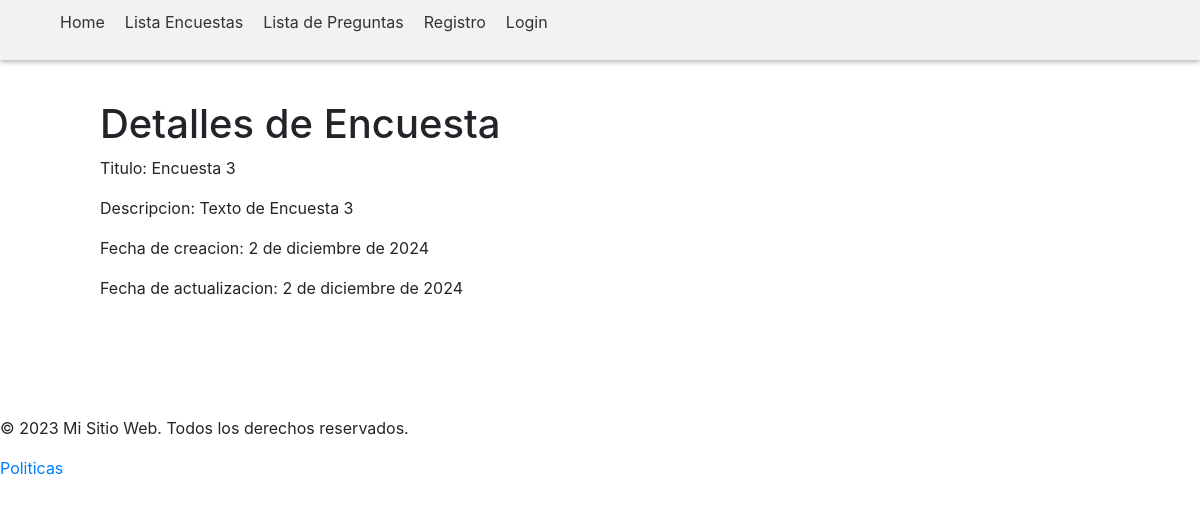
Before: /encuesta/detalle/3 with the older database file.
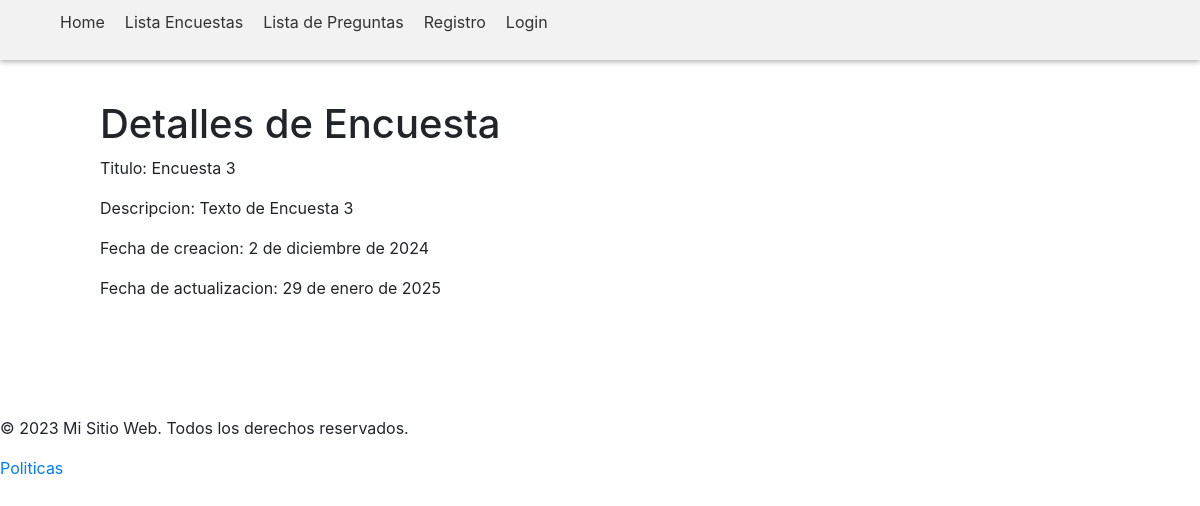
After: the same page with the newer database file.
### encuesta/models.py (models this page shows, shortened)
class Encuesta(models.Model):
    titulo = models.CharField(verbose_name="Título",max_length=100)
    descripcion = models.TextField(verbose_name="Descripción")
    fecha_creacion = models.DateField(verbose_name="Fecha de creación", auto_now_add=True)
    fecha_actualizacion = models.DateField(verbose_name="Fecha de actualización", auto_now=True)
    class Meta:
        verbose_name = "Encuesta"
        verbose_name_plural = "Encuestas"

### encuesta/views.py (the view)
# urls.py: path('detalle/<int:pk>', DetalleEncuesta.as_view(), name='detalle_encuesta'),
class DetalleEncuesta(DetailView):
    model = Encuesta
    template_name = 'encuesta/detalle_encuesta.html'
    context_object_name = 'encuesta'

### templates/encuesta/detalle_encuesta.html (shortened to what this page needs)
{% extends 'base.html' %}
{% block content %}
<h1>Detalles de Encuesta</h1>
<p>Titulo: {{ encuesta.titulo }}</p>
<p>Descripcion: {{ encuesta.descripcion }}</p>
<p>Fecha de creacion: {{ encuesta.fecha_creacion }}</p>
<p>Fecha de actualizacion: {{ encuesta.fecha_actualizacion }}</p>
{% endblock %}

Changed rows visible on the page:
changed Encuesta "Encuesta 3": fecha_actualizacion "2 de diciembre de 2024" → "29 de enero de 2025"
